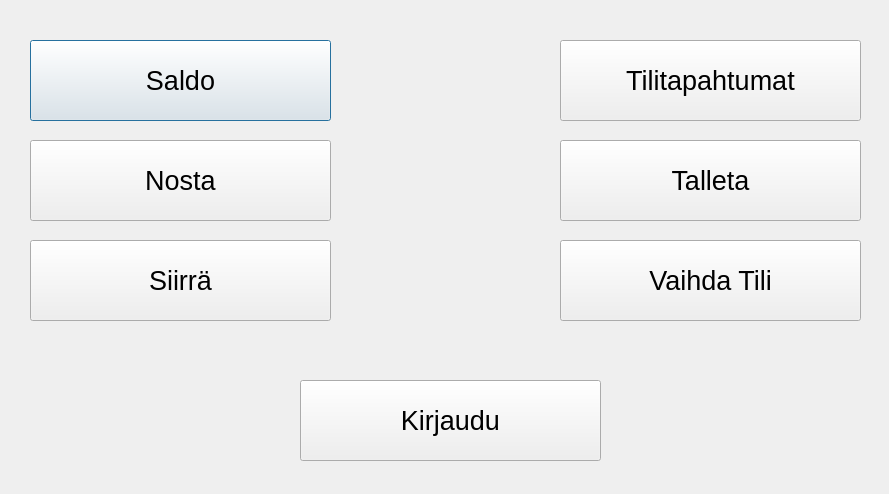
<?xml version="1.0" encoding="UTF-8"?>
<ui version="4.0">
 <class>menu</class>
 <widget class="QDialog" name="menu">
  <property name="geometry">
   <rect>
    <x>0</x>
    <y>0</y>
    <width>889</width>
    <height>494</height>
   </rect>
  </property>
  <property name="windowTitle">
   <string>Dialog</string>
  </property>
  <widget class="QPushButton" name="pushButton">
   <property name="geometry">
    <rect>
     <x>30</x>
     <y>40</y>
     <width>301</width>
     <height>81</height>
    </rect>
   </property>
   <property name="font">
    <font>
     <pointsize>20</pointsize>
    </font>
   </property>
   <property name="text">
    <string>Saldo</string>
   </property>
  </widget>
  <widget class="QPushButton" name="pushButton_2">
   <property name="geometry">
    <rect>
     <x>30</x>
     <y>140</y>
     <width>301</width>
     <height>81</height>
    </rect>
   </property>
   <property name="font">
    <font>
     <pointsize>20</pointsize>
    </font>
   </property>
   <property name="text">
    <string>Nosta</string>
   </property>
  </widget>
  <widget class="QPushButton" name="pushButton_3">
   <property name="geometry">
    <rect>
     <x>30</x>
     <y>240</y>
     <width>301</width>
     <height>81</height>
    </rect>
   </property>
   <property name="font">
    <font>
     <pointsize>20</pointsize>
    </font>
   </property>
   <property name="text">
    <string>Siirrä</string>
   </property>
  </widget>
  <widget class="QPushButton" name="pushButton_4">
   <property name="geometry">
    <rect>
     <x>560</x>
     <y>240</y>
     <width>301</width>
     <height>81</height>
    </rect>
   </property>
   <property name="font">
    <font>
     <pointsize>20</pointsize>
    </font>
   </property>
   <property name="text">
    <string>Vaihda Tili</string>
   </property>
  </widget>
  <widget class="QPushButton" name="pushButton_5">
   <property name="geometry">
    <rect>
     <x>560</x>
     <y>40</y>
     <width>301</width>
     <height>81</height>
    </rect>
   </property>
   <property name="font">
    <font>
     <pointsize>20</pointsize>
    </font>
   </property>
   <property name="text">
    <string>Tilitapahtumat</string>
   </property>
  </widget>
  <widget class="QPushButton" name="pushButton_6">
   <property name="geometry">
    <rect>
     <x>560</x>
     <y>140</y>
     <width>301</width>
     <height>81</height>
    </rect>
   </property>
   <property name="font">
    <font>
     <pointsize>20</pointsize>
    </font>
   </property>
   <property name="text">
    <string>Talleta</string>
   </property>
  </widget>
  <widget class="QPushButton" name="pushButton_7">
   <property name="geometry">
    <rect>
     <x>300</x>
     <y>380</y>
     <width>301</width>
     <height>81</height>
    </rect>
   </property>
   <property name="font">
    <font>
     <pointsize>20</pointsize>
    </font>
   </property>
   <property name="text">
    <string>Kirjaudu</string>
   </property>
  </widget>
 </widget>
 <resources/>
 <connections/>
</ui>
